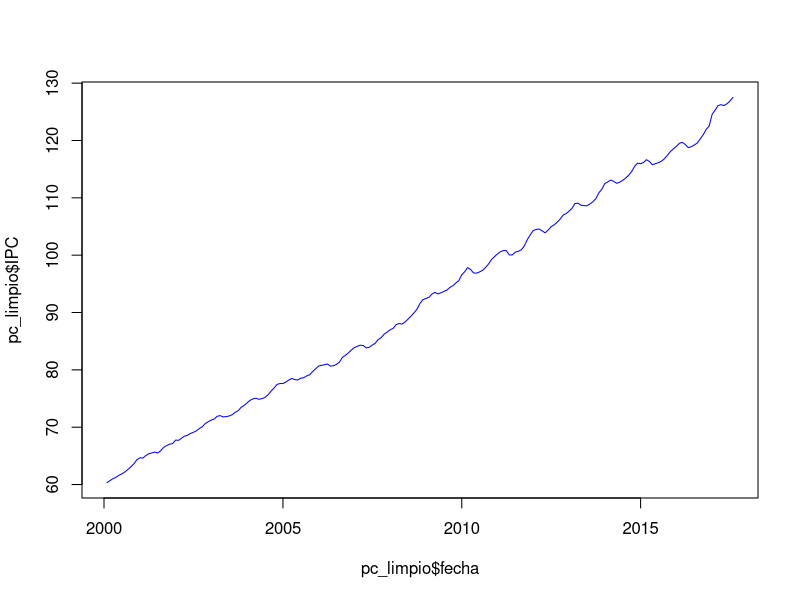

Generate this figure with R: (Note: this script raises an error after producing the figure.)
## Clase 2. Manipulación de datos

library(dplyr)

## Carga de información

read.csv(file = "2 manipulacion_datos/BIE_BIE20171005185547.csv") ## Función para leer archivos csv

## El archivo csv no se puede leer o se ve un poco extraño
## Para arreglarlo, nos brincamos las primeras tres líneas


df <-read.csv(file = "2 manipulacion_datos/BIE_BIE20171005185547.csv", skip = 3, header = T)

## Una vez que se pudo leer el archivo, vemos las dimensiones

dim(df)

View(df)

## Cambiar los nombres

names(df) <- 1:ncol(df) ## Funcion que cambia los nombres names(x) <- y

## Instalar la libreria de manipulación de información
# install.packages("dplyr")

## Cargar la libreria de manipulación de información
library(dplyr)

## Seleccionamos columnas con la función "select"
pc <- df %>% select("1", "2") ## elegimos la columna de fechas y IPC

## Hay más formas de elegir columnas
pc$`1`
pc$`2`

## Vemos que hay información no últil en los últimos renglones

pc_limpio <-pc[1:211, 1:2 ] ## Funciona como una matriz (primero renglon, luego columnas)
## Elijo desde el renglón 1 hasta el 211 porque en después hay basura de información
## También elijo la columna 1 a 2


## Al fin tenemos el archivo limpio!!

names(pc_limpio) <- c("fecha", "IPC") ## Renombramos las variables

## Empezar el análisis

## Paso 1.Funciones resumen

summary(pc_limpio) ## Estadistica descriptiva

## Que tipo de información tiene nuestra tabla?
## Integer
## Float
## Character...

## Funcion para obtener cada clase de una tabla
lapply(pc_limpio, class)

## Paso 2. Cambiar formato de fecha

pc_limpio$fecha<-as.Date(paste(pc_limpio$fecha,1,sep="/"), "%Y/%m/%d")

class(pc_limpio$fecha) ## Qué formato tiene mi columna?
## Pudimos cambiar el formato de fecha

## Gráfica de línea
plot(x = pc_limpio$fecha, 
     y = pc_limpio$IPC, 
     type = "l",
     col = "blue")

## Haciendo la predicción del modelo (ARIMA)
install.packages("forecast")
library(forecast)
modelo <-auto.arima(pc_limpio$IPC)
summary(modelo)

# Acf(residuals(fit))
plot(forecast(fit))

forecast(fit) ## Valores de la predicción

## Advertencia: auto.arima NO es un modelo formal,
## un econometra de verdad tiene que realizar y analizar el modelo



